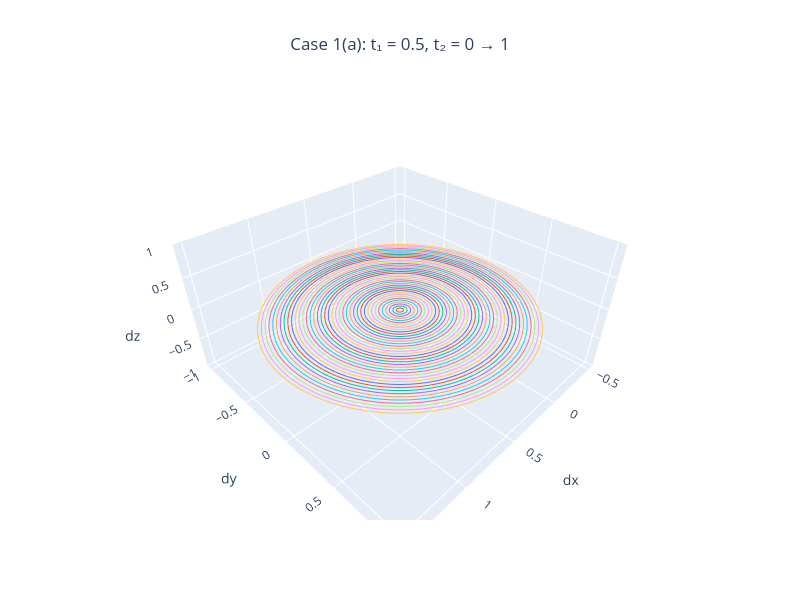

Notebook source saved alongside this figure:
### Code cell
# Parameters
k_vals = np.linspace(-np.pi, np.pi, 200)
theta_vals = np.linspace(0, np.pi, 60)

# Case 1(a): t1 fixed, t2 varies from 0 to 1
paths_a = []
t1 = 0.5
for t2 in np.linspace(0, 1, 40):
    dx = t1 + t2 * np.cos(k_vals)
    dy = t2 * np.sin(k_vals)
    dz = np.zeros_like(k_vals)
    paths_a.append((dx, dy, dz, t2))

# Plot for Case 1(a)
fig_a = go.Figure()

for dx, dy, dz, t2 in paths_a:
    fig_a.add_trace(go.Scatter3d(
        x=dx, y=dy, z=dz,
        mode='lines',
        line=dict(width=2),
        showlegend=False,
        name=f"t2 = {t2:.2f}"
    ))

fig_a.update_layout(
    title=dict(text="Case 1(a): t₁ = 0.5, t₂ = 0 → 1", x=0.5),
    scene=dict(
        xaxis_title='dx',
        yaxis_title='dy',
        zaxis_title='dz'
    ),
    height=600,
    width=800
)

fig_a.show()

### Figure 1 — Plotly figure (JSON) as saved in the notebook; plotly's stock layout.template omitted (floating-point values rounded to 4 significant figures; data arrays with more than 128 entries replaced by an {"elided": "..."} marker saying what was removed)
{"data": [{"line": {"width": 2}, "mode": "lines", "name": "t2 = 0.00", "showlegend": false, "type": "scatter3d", "x": {"elided": "200 float values"}, "y": {"elided": "200 float values"}, "z": {"elided": "200 float values"}}, {"line": {"width": 2}, "mode": "lines", "name": "t2 = 0.03", "showlegend": false, "type": "scatter3d", "x": {"elided": "200 float values"}, "y": {"elided": "200 float values"}, "z": {"elided": "200 float values"}}, {"line": {"width": 2}, "mode": "lines", "name": "t2 = 0.05", "showlegend": false, "type": "scatter3d", "x": {"elided": "200 float values"}, "y": {"elided": "200 float values"}, "z": {"elided": "200 float values"}}, {"line": {"width": 2}, "mode": "lines", "name": "t2 = 0.08", "showlegend": false, "type": "scatter3d", "x": {"elided": "200 float values"}, "y": {"elided": "200 float values"}, "z": {"elided": "200 float values"}}, {"line": {"width": 2}, "mode": "lines", "name": "t2 = 0.10", "showlegend": false, "type": "scatter3d", "x": {"elided": "200 float values"}, "y": {"elided": "200 float values"}, "z": {"elided": "200 float values"}}, {"line": {"width": 2}, "mode": "lines", "name": "t2 = 0.13", "showlegend": false, "type": "scatter3d", "x": {"elided": "200 float values"}, "y": {"elided": "200 float values"}, "z": {"elided": "200 float values"}}, {"line": {"width": 2}, "mode": "lines", "name": "t2 = 0.15", "showlegend": false, "type": "scatter3d", "x": {"elided": "200 float values"}, "y": {"elided": "200 float values"}, "z": {"elided": "200 float values"}}, {"line": {"width": 2}, "mode": "lines", "name": "t2 = 0.18", "showlegend": false, "type": "scatter3d", "x": {"elided": "200 float values"}, "y": {"elided": "200 float values"}, "z": {"elided": "200 float values"}}, {"line": {"width": 2}, "mode": "lines", "name": "t2 = 0.21", "showlegend": false, "type": "scatter3d", "x": {"elided": "200 float values"}, "y": {"elided": "200 float values"}, "z": {"elided": "200 float values"}}, {"line": {"width": 2}, "mode": "lines", "name": "t2 = 0.23", "showlegend": false, "type": "scatter3d", "x": {"elided": "200 float values"}, "y": {"elided": "200 float values"}, "z": {"elided": "200 float values"}}, {"line": {"width": 2}, "mode": "lines", "name": "t2 = 0.26", "showlegend": false, "type": "scatter3d", "x": {"elided": "200 float values"}, "y": {"elided": "200 float values"}, "z": {"elided": "200 float values"}}, {"line": {"width": 2}, "mode": "lines", "name": "t2 = 0.28", "showlegend": false, "type": "scatter3d", "x": {"elided": "200 float values"}, "y": {"elided": "200 float values"}, "z": {"elided": "200 float values"}}, {"line": {"width": 2}, "mode": "lines", "name": "t2 = 0.31", "showlegend": false, "type": "scatter3d", "x": {"elided": "200 float values"}, "y": {"elided": "200 float values"}, "z": {"elided": "200 float values"}}, {"line": {"width": 2}, "mode": "lines", "name": "t2 = 0.33", "showlegend": false, "type": "scatter3d", "x": {"elided": "200 float values"}, "y": {"elided": "200 float values"}, "z": {"elided": "200 float values"}}, {"line": {"width": 2}, "mode": "lines", "name": "t2 = 0.36", "showlegend": false, "type": "scatter3d", "x": {"elided": "200 float values"}, "y": {"elided": "200 float values"}, "z": {"elided": "200 float values"}}, {"line": {"width": 2}, "mode": "lines", "name": "t2 = 0.38", "showlegend": false, "type": "scatter3d", "x": {"elided": "200 float values"}, "y": {"elided": "200 float values"}, "z": {"elided": "200 float values"}}, {"line": {"width": 2}, "mode": "lines", "name": "t2 = 0.41", "showlegend": false, "type": "scatter3d", "x": {"elided": "200 float values"}, "y": {"elided": "200 float values"}, "z": {"elided": "200 float values"}}, {"line": {"width": 2}, "mode": "lines", "name": "t2 = 0.44", "showlegend": false, "type": "scatter3d", "x": {"elided": "200 float values"}, "y": {"elided": "200 float values"}, "z": {"elided": "200 float values"}}, {"line": {"width": 2}, "mode": "lines", "name": "t2 = 0.46", "showlegend": false, "type": "scatter3d", "x": {"elided": "200 float values"}, "y": {"elided": "200 float values"}, "z": {"elided": "200 float values"}}, {"line": {"width": 2}, "mode": "lines", "name": "t2 = 0.49", "showlegend": false, "type": "scatter3d", "x": {"elided": "200 float values"}, "y": {"elided": "200 float values"}, "z": {"elided": "200 float values"}}, {"line": {"width": 2}, "mode": "lines", "name": "t2 = 0.51", "showlegend": false, "type": "scatter3d", "x": {"elided": "200 float values"}, "y": {"elided": "200 float values"}, "z": {"elided": "200 float values"}}, {"line": {"width": 2}, "mode": "lines", "name": "t2 = 0.54", "showlegend": false, "type": "scatter3d", "x": {"elided": "200 float values"}, "y": {"elided": "200 float values"}, "z": {"elided": "200 float values"}}, {"line": {"width": 2}, "mode": "lines", "name": "t2 = 0.56", "showlegend": false, "type": "scatter3d", "x": {"elided": "200 float values"}, "y": {"elided": "200 float values"}, "z": {"elided": "200 float values"}}, {"line": {"width": 2}, "mode": "lines", "name": "t2 = 0.59", "showlegend": false, "type": "scatter3d", "x": {"elided": "200 float values"}, "y": {"elided": "200 float values"}, "z": {"elided": "200 float values"}}, {"line": {"width": 2}, "mode": "lines", "name": "t2 = 0.62", "showlegend": false, "type": "scatter3d", "x": {"elided": "200 float values"}, "y": {"elided": "200 float values"}, "z": {"elided": "200 float values"}}, {"line": {"width": 2}, "mode": "lines", "name": "t2 = 0.64", "showlegend": false, "type": "scatter3d", "x": {"elided": "200 float values"}, "y": {"elided": "200 float values"}, "z": {"elided": "200 float values"}}, {"line": {"width": 2}, "mode": "lines", "name": "t2 = 0.67", "showlegend": false, "type": "scatter3d", "x": {"elided": "200 float values"}, "y": {"elided": "200 float values"}, "z": {"elided": "200 float values"}}, {"line": {"width": 2}, "mode": "lines", "name": "t2 = 0.69", "showlegend": false, "type": "scatter3d", "x": {"elided": "200 float values"}, "y": {"elided": "200 float values"}, "z": {"elided": "200 float values"}}, {"line": {"width": 2}, "mode": "lines", "name": "t2 = 0.72", "showlegend": false, "type": "scatter3d", "x": {"elided": "200 float values"}, "y": {"elided": "200 float values"}, "z": {"elided": "200 float values"}}, {"line": {"width": 2}, "mode": "lines", "name": "t2 = 0.74", "showlegend": false, "type": "scatter3d", "x": {"elided": "200 float values"}, "y": {"elided": "200 float values"}, "z": {"elided": "200 float values"}}, {"line": {"width": 2}, "mode": "lines", "name": "t2 = 0.77", "showlegend": false, "type": "scatter3d", "x": {"elided": "200 float values"}, "y": {"elided": "200 float values"}, "z": {"elided": "200 float values"}}, {"line": {"width": 2}, "mode": "lines", "name": "t2 = 0.79", "showlegend": false, "type": "scatter3d", "x": {"elided": "200 float values"}, "y": {"elided": "200 float values"}, "z": {"elided": "200 float values"}}, {"line": {"width": 2}, "mode": "lines", "name": "t2 = 0.82", "showlegend": false, "type": "scatter3d", "x": {"elided": "200 float values"}, "y": {"elided": "200 float values"}, "z": {"elided": "200 float values"}}, {"line": {"width": 2}, "mode": "lines", "name": "t2 = 0.85", "showlegend": false, "type": "scatter3d", "x": {"elided": "200 float values"}, "y": {"elided": "200 float values"}, "z": {"elided": "200 float values"}}, {"line": {"width": 2}, "mode": "lines", "name": "t2 = 0.87", "showlegend": false, "type": "scatter3d", "x": {"elided": "200 float values"}, "y": {"elided": "200 float values"}, "z": {"elided": "200 float values"}}, {"line": {"width": 2}, "mode": "lines", "name": "t2 = 0.90", "showlegend": false, "type": "scatter3d", "x": {"elided": "200 float values"}, "y": {"elided": "200 float values"}, "z": {"elided": "200 float values"}}, {"line": {"width": 2}, "mode": "lines", "name": "t2 = 0.92", "showlegend": false, "type": "scatter3d", "x": {"elided": "200 float values"}, "y": {"elided": "200 float values"}, "z": {"elided": "200 float values"}}, {"line": {"width": 2}, "mode": "lines", "name": "t2 = 0.95", "showlegend": false, "type": "scatter3d", "x": {"elided": "200 float values"}, "y": {"elided": "200 float values"}, "z": {"elided": "200 float values"}}, {"line": {"width": 2}, "mode": "lines", "name": "t2 = 0.97", "showlegend": false, "type": "scatter3d", "x": {"elided": "200 float values"}, "y": {"elided": "200 float values"}, "z": {"elided": "200 float values"}}, {"line": {"width": 2}, "mode": "lines", "name": "t2 = 1.00", "showlegend": false, "type": "scatter3d", "x": {"elided": "200 float values"}, "y": {"elided": "200 float values"}, "z": {"elided": "200 float values"}}], "layout": {"height": 600, "scene": {"aspectmode": "auto", "aspectratio": {"x": 1.26, "y": 1.26, "z": 0.63}, "xaxis": {"title": {"text": "dx"}, "type": "linear"}, "yaxis": {"title": {"text": "dy"}, "type": "linear"}, "zaxis": {"title": {"text": "dz"}, "type": "linear"}}, "title": {"text": "Case 1(a): t₁ = 0.5, t₂ = 0 → 1", "x": 0.5}, "width": 800}}
